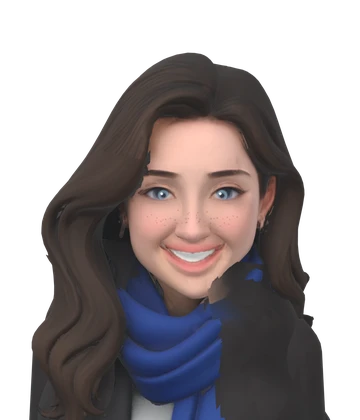
#> input picture tools/character-pipeline/livo/outfits/archive/portraits/livo_stockholm.webp, 360 x 420 px, given in place of ammar_front.png, which was not available
$ python mkcompare_ammar.py ../../livo/outfits/archive/portraits/livo_stockholm.webp
#> lines starting #> are read from the running program, lines starting #| are printed output that depends on the picture
#> `S = Image.new('RGB', (W, H), 'white')`: S: PIL image 1440x5330 RGB; every value is 255
# ammar_compare_hy3d.jpg: reference (avatar views) | HY3D-based game model, front / 3/4 / side / back, face close-up, in-game shots
import sys
from PIL import Image, ImageDraw, ImageFont
R='/workspace/sb/gen5/cut/'; M='/tmp/lk/hy/'
W=1440; PW=720; PH=960
try: font=ImageFont.truetype('/usr/share/fonts/truetype/dejavu/DejaVuSans-Bold.ttf',30)
except Exception: font=ImageFont.load_default()
def bg(w,h):
    im=Image.new('RGB',(w,h)); d=ImageDraw.Draw(im)
    for yy in range(h): t=yy/h; d.line([(0,yy),(w,yy)],fill=(int(200+30*t),int(205+25*t),int(212+25*t)))
    return im
def fit(p,w,h,crop=None):
#> called with p = '/workspace/sb/gen5/cut/ammar_front.png', w = 720, h = 960
    im=Image.open(p).convert('RGBA')
#> im is the input picture: PIL image 360x420 RGBA; mean R, G, B, A 52.1, 45.4, 46.6, 142.2
    if crop: im=im.crop(crop)
    bb=im.getbbox(); im=im.crop(bb)
#> after `bb = im.getbbox()`: bb = (27, 50, 333, 420)
#> after `im = im.crop(bb)`:
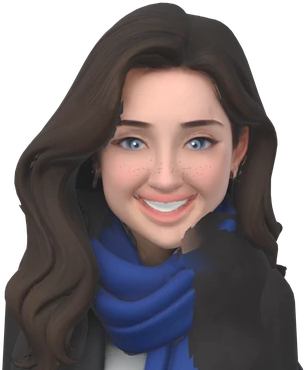
#> im: PIL image 306x370 RGBA; mean R, G, B, A 69.3, 60.4, 62, 189.9; transparent parts drawn white
    s=min(w*0.94/im.width,h*0.96/im.height); im=im.resize((int(im.width*s),int(im.height*s)),Image.LANCZOS)
#> after `s = min(w * 0.94 / im.width, h * 0.96 / im.height)`: s = 2.21
    b=bg(w,h).convert('RGBA'); b.alpha_composite(im,((w-im.width)//2,(h-im.height)//2)); return b.convert('RGB')
#> in bg, `im = Image.new('RGB', (w, h))`: im: PIL image 720x960 RGB; every value is 0
#> after `b = bg(w, h).convert('RGBA')`:
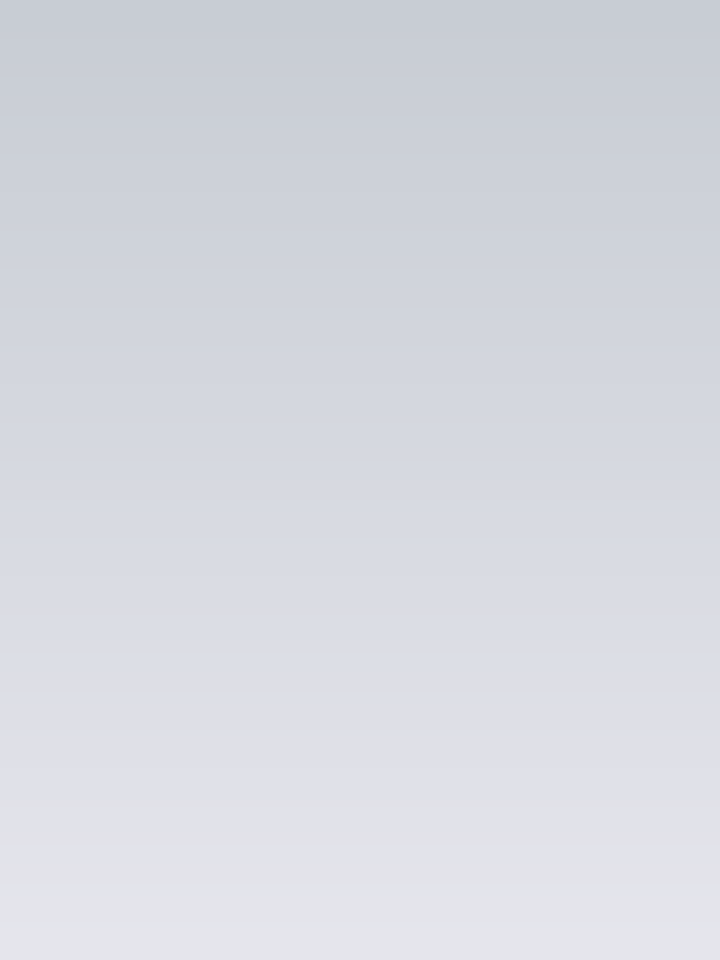
#> b: PIL image 720x960 RGBA; mean R, G, B, A 214.5, 217, 224, 255
#> after `b.alpha_composite(im, ((w - im.width) // 2, (h - im.height) // 2))`:
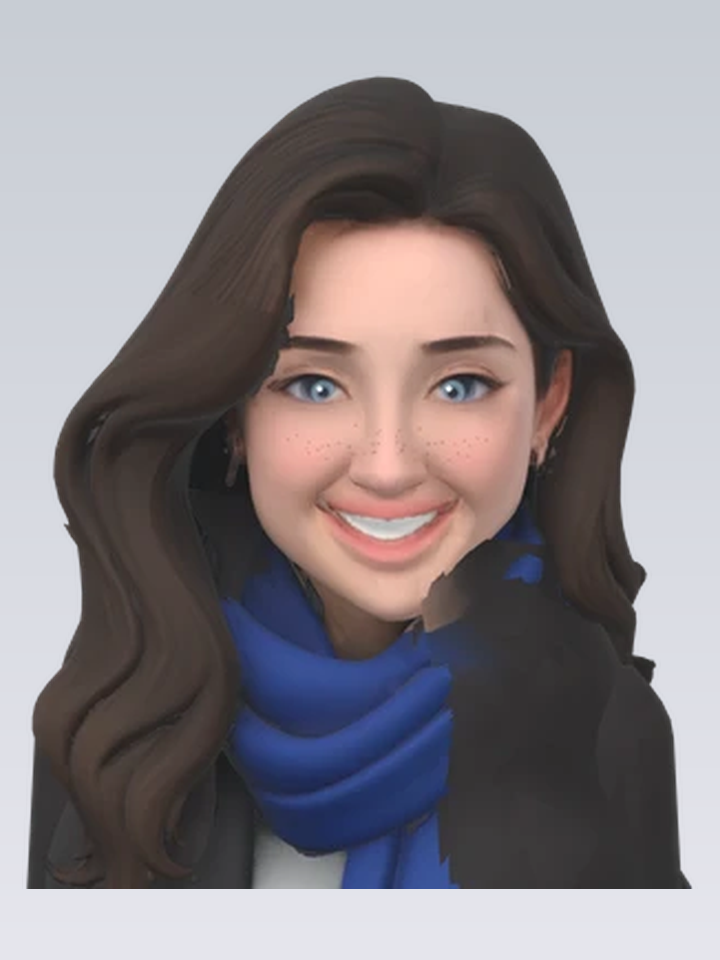
#> b: PIL image 720x960 RGBA; mean R, G, B, A 138.4, 132.5, 136.7, 255
rows=[('Front','ammar_front.png','acmp_front.png'),('3/4','ammar_q34L.png','acmp_tq.png'),('Side','ammar_sideL.png','acmp_side.png'),('Back','ammar_back.png','acmp_back.png')]
ing=sys.argv[1:]
H=60+len(rows)*(PH+50)+50+PW+10+(50+380 if ing else 0)+20
S=Image.new('RGB',(W,H),'white'); d=ImageDraw.Draw(S)
d.text((20,15),'Ammar (Tencent HY 3D base): reference (left) vs game model (right)',fill='black',font=font)
y=60
for t,rp,mp in rows:
    d.text((20,y+10),t,fill='black',font=font); y+=50
    S.paste(fit(R+rp,PW,PH),(0,y)); S.paste(fit(M+mp,PW,PH),(PW,y)); y+=PH
#> call 2 of fit, with p = '/tmp/lk/hy/acmp_front.png', w = 720, h = 960
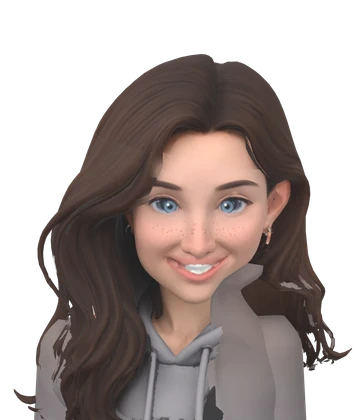
#> input picture tools/character-pipeline/livo/outfits/archive/portraits/livo_streetwear.webp, 360 x 420 px, given in place of acmp_front.png, which was not available
#> in fit, im is the input picture: PIL image 360x420 RGBA; mean R, G, B, A 67.7, 56.5, 53.2, 143.9
#> in fit (call 2), `bb = im.getbbox()`: bb = (11, 51, 355, 420)
#> in fit (call 2), `im = im.crop(bb)`:
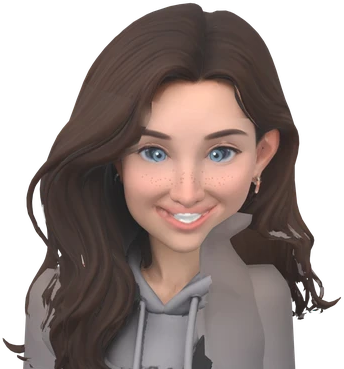
#> im: PIL image 344x369 RGBA; mean R, G, B, A 80.6, 67.2, 63.3, 171.4; transparent parts drawn white
#> in fit (call 2), `b.alpha_composite(im, ((w - im.width) // 2, (h - im.height) // 2))`:
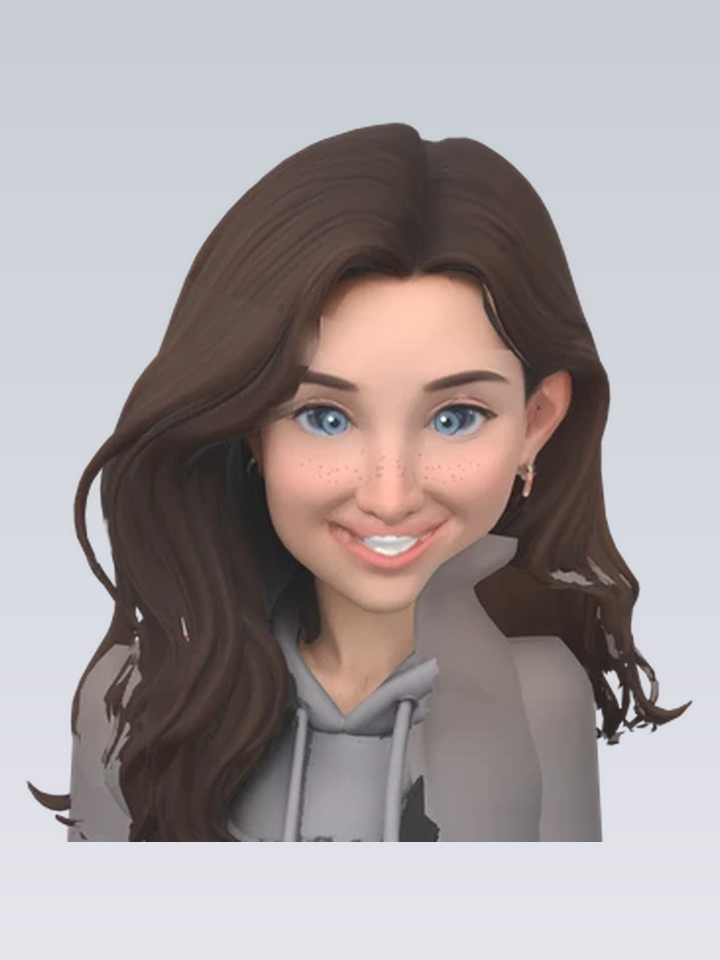
#> b: PIL image 720x960 RGBA; mean R, G, B, A 166, 158.2, 159.1, 255
#> after `S.paste(fit(M + mp, PW, PH), (PW, y))`:
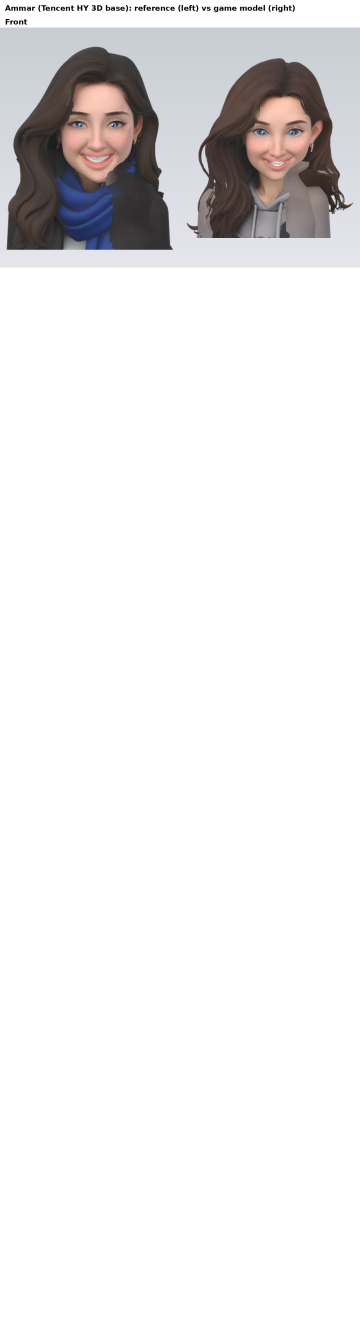
#> S: PIL image 1440x5330 RGB (shown at 1/4 size); mean R, G, B 236.1, 234.9, 235.4
#> (the run stopped early here; a loop or call above may not have finished)
